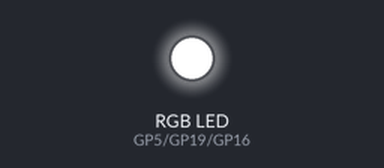
Recording of a program running on a simulated Raspberry Pi Pico running MicroPython. Shown: an RGB LED mixed from three pins (HIGH = lit).

Above: at 0.5 s.
At 1.5 s:
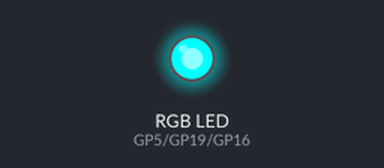
At 2.5 s:
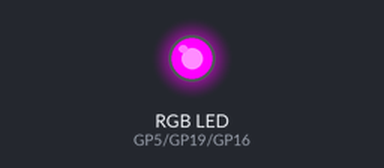
At 3.5 s:
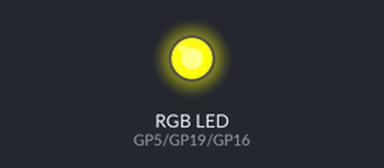
Timing chart, 0 to 5.2 s (numbered marks = the images above):
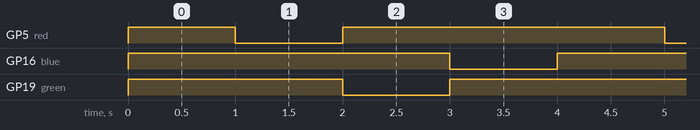

Measured:
- by itself, GP5 (red), GP19 (green): repeats every 4.0 s: LOW 1.0 s, HIGH 3.0 s
- by itself, GP16 (blue): alternates HIGH for 3.0 s and LOW for 1.0 s
- by itself, everything shown: repeats every 4.0 s, in 4 steps

The program:

Tri-color_LED-RGB.py
```python
from machine import Pin
import utime

red=Pin(5,Pin.OUT)
green=Pin(19,Pin.OUT)
blue=Pin(16,Pin.OUT)

while True:
    red.value(1)
    green.value(1)
    blue.value(1)
    utime.sleep(1)

    red.value(0)
    green.value(1)
    blue.value(1)
    utime.sleep(1)

    red.value(1)
    green.value(0)
    blue.value(1)
    utime.sleep(1)

    red.value(1)
    green.value(1)
    blue.value(0)
    utime.sleep(1)
```
